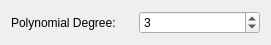
<?xml version="1.0" encoding="UTF-8"?>
<ui version="4.0">
 <class>SettingsWidgetForm</class>
 <widget class="QWidget" name="SettingsWidgetForm">
  <property name="geometry">
   <rect>
    <x>0</x>
    <y>0</y>
    <width>271</width>
    <height>40</height>
   </rect>
  </property>
  <property name="windowTitle">
   <string>Algorithm Settings</string>
  </property>
  <layout class="QVBoxLayout" name="verticalLayout">
   <item>
    <layout class="QHBoxLayout" name="horizontalLayout">
     <item>
      <widget class="QLabel" name="polynomialDegreeLabel">
       <property name="text">
        <string>Polynomial Degree:</string>
       </property>
      </widget>
     </item>
     <item>
      <widget class="QSpinBox" name="polynomialDegreeSpinBox">
       <property name="minimum">
        <number>1</number>
       </property>
       <property name="maximum">
        <number>4</number>
       </property>
       <property name="value">
        <number>3</number>
       </property>
      </widget>
     </item>
    </layout>
   </item>
  </layout>
 </widget>
 <resources/>
 <connections/>
</ui>
